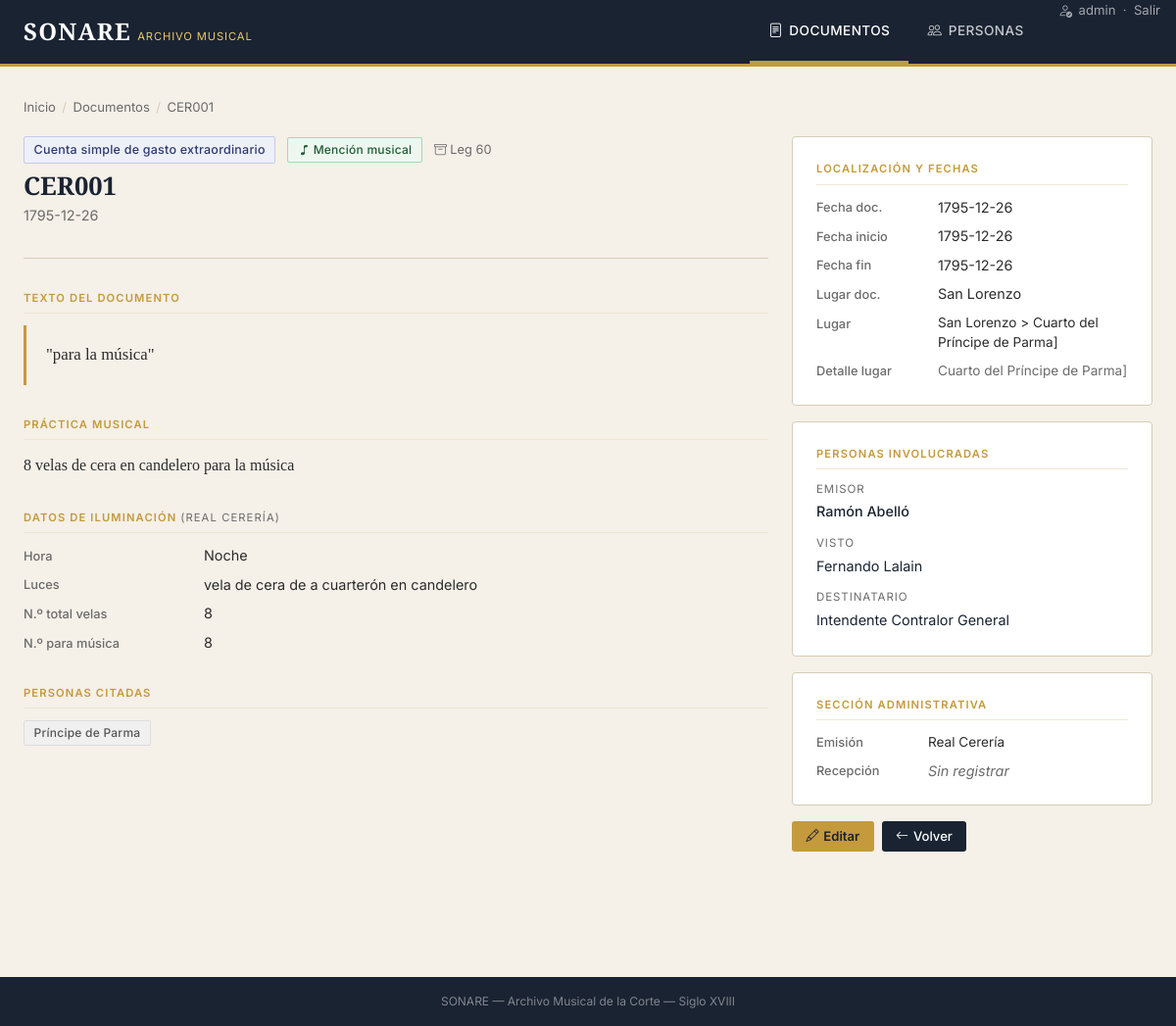
Page /documentos/CER001/ (signed in) on the committed database.
### sonare_app/models.py (models this page shows, shortened)
class Documento(models.Model):
    id = models.CharField(max_length=50, primary_key=True)
    tipo_documento = models.CharField(max_length=200)
    fecha_documento = models.CharField(max_length=50, blank=True, null=True)
    lugar_documento = models.CharField(max_length=300, blank=True, null=True)
    fecha_inicio = models.CharField(max_length=50, blank=True, null=True)
    fecha_fin = models.CharField(max_length=50, blank=True, null=True)
    lugar = models.CharField(max_length=500, blank=True, null=True)  # string original del Excel
    lugar_ref = models.ForeignKey(
        Lugar, null=True, blank=True,
        on_delete=models.SET_NULL,
        related_name='documentos',
        verbose_name="Lugar (jerárquico)",
    )
    observaciones_lugar = models.TextField(blank=True, null=True)
    texto = models.TextField(blank=True, null=True)
    emisor = models.ForeignKey(
        Persona, null=True, blank=True, on_delete=models.SET_NULL,
        related_name="documentos_emitidos",
    )
    visto = models.ForeignKey(
        Persona, null=True, blank=True, on_delete=models.SET_NULL,
        related_name="documentos_vistos",
    )
    destinatario = models.ForeignKey(
        Persona, null=True, blank=True, on_delete=models.SET_NULL,
        related_name="documentos_recibidos",
    )
    seccion_administrativa_emision = models.CharField(max_length=200, blank=True, null=True)
    seccion_administrativa_recepcion = models.CharField(max_length=200, blank=True, null=True)
    hora = models.CharField(max_length=50, blank=True, null=True)
    luces = models.TextField(blank=True, null=True)
    otras_personas = models.ManyToManyField(Persona, blank=True, related_name="documentos_citado")
    signatura = models.CharField(max_length=200, blank=True, null=True)
    practica_musical = models.TextField(blank=True, null=True)
    objeto_musical_desc = models.TextField(blank=True, null=True)
    autor = models.CharField(max_length=200, blank=True, null=True)
    mencion_musica = models.BooleanField(default=False)
    observaciones = models.TextField(blank=True, null=True)
    evento_descripcion = models.TextField(blank=True, null=True)
    metadata = models.JSONField(default=dict, blank=True)
    class Meta:
        verbose_name = "Documento"
        verbose_name_plural = "Documentos"
        ordering = ["fecha_documento"]

class Persona(models.Model):
    id = models.CharField(max_length=50, primary_key=True)
    nombre_uniforme = models.CharField(max_length=200)
    apellidos_uniforme = models.CharField(max_length=200, blank=True, default="")
    otras_formas_nombre = models.TextField(blank=True, default="")
    titulo_nobiliario = models.CharField(max_length=200, blank=True, null=True)
    id_viaff = models.CharField(max_length=100, blank=True, null=True)
    genero = models.CharField(max_length=50, blank=True, null=True)
    fecha_nacimiento = models.CharField(max_length=50, blank=True, null=True)
    fecha_muerte = models.CharField(max_length=50, blank=True, null=True)
    funcion = models.CharField(max_length=100, default="no músico")
    cargo_profesional = models.CharField(max_length=200, blank=True, null=True)
    def __str__(self):
        return f"{self.nombre_uniforme} {self.apellidos_uniforme}".strip()
    class Meta:
        verbose_name = "Persona"
        verbose_name_plural = "Personas"
        ordering = ["apellidos_uniforme", "nombre_uniforme"]

### sonare_app/views.py (the view)
# urls.py: path("documentos/<str:pk>/", views.documento_detail, name="documento_detail"),
@login_required
def documento_detail(request, pk):
    doc = get_object_or_404(
        Documento.objects.select_related("emisor", "visto", "destinatario"),
        id=pk,
    )
    otras_personas = doc.otras_personas.all()
    return render(request, "sonare_app/documentos/detail.html", {
        "doc": doc,
        "otras_personas": otras_personas,
    })

### sonare_app/templates/sonare_app/documentos/detail.html (shortened to what this page needs)
{% extends "sonare_app/base.html" %}
{% block content %}
<div class="breadcrumb-sonare">
  <a href="{% url 'sonare:home' %}">Inicio</a>
  <span class="sep">/</span>
  <a href="{% url 'sonare:documento_list' %}">Documentos</a>
  <span class="sep">/</span>
  <span>{{ doc.id }}</span>
</div>
<div class="row g-4">
  <div class="col-12 col-md-8">
    <div class="page-header">
      <div style="display:flex; align-items:center; gap:0.75rem; flex-wrap:wrap; margin-bottom:0.5rem;">
        <span class="badge-sonare badge-doc" style="font-size:0.78rem;">{{ doc.tipo_documento }}</span>
        {% if doc.mencion_musica %}
          <span class="badge-sonare badge-green"><i class="bi bi-music-note"></i> Mención musical</span>
        {% endif %}
        {% if doc.signatura %}
          <span style="font-size:0.8rem; color:var(--text-muted);">
            <i class="bi bi-archive"></i> {{ doc.signatura }}
          </span>
        {% endif %}
      </div>
      <h1 style="font-size:1.6rem;">{{ doc.id }}</h1>
      {% if doc.fecha_documento %}
        <p class="subtitle">{{ doc.fecha_documento }}</p>
      {% endif %}
    </div>
    {% if doc.texto %}
    <div class="detail-section">
      <div class="detail-section-title">Texto del documento</div>
      <div class="texto-doc">{{ doc.texto }}</div>
    </div>
    {% endif %}
    {% if doc.practica_musical %}
    <div class="detail-section">
      <div class="detail-section-title">Práctica musical</div>
      <p style="font-family:var(--serif); font-size:1rem; line-height:1.7;">{{ doc.practica_musical }}</p>
    </div>
    {% endif %}
    {% if doc.luces or doc.hora or doc.metadata %}
    <div class="detail-section">
      <div class="detail-section-title">Datos de iluminación <span style="font-weight:400; color:var(--text-muted);">(Real Cerería)</span></div>
      <div class="detail-grid">
        {% if doc.hora %}
          <span class="detail-key">Hora</span>
          <span class="detail-val">{{ doc.hora }}</span>
        {% endif %}
        {% if doc.luces %}
          <span class="detail-key">Luces</span>
          <span class="detail-val">{{ doc.luces }}</span>
        {% endif %}
        {% if doc.metadata.numero_total %}
          <span class="detail-key">N.º total velas</span>
          <span class="detail-val">{{ doc.metadata.numero_total }}</span>
        {% endif %}
        {% if doc.metadata.numero_musica %}
          <span class="detail-key">N.º para música</span>
          <span class="detail-val">{{ doc.metadata.numero_musica }}</span>
        {% endif %}
      </div>
    </div>
    {% endif %}
    {% if otras_personas %}
    <div class="detail-section">
      <div class="detail-section-title">Personas citadas</div>
      <div style="display:flex; flex-wrap:wrap; gap:0.4rem;">
        {% for p in otras_personas %}
          <a href="{% url 'sonare:persona_detail' p.id %}" class="badge-sonare badge-muted" style="text-decoration:none;">
            {{ p }}
          </a>
        {% endfor %}
      </div>
    </div>
    {% endif %}
  </div>
  <div class="col-12 col-md-4">
    <div class="card-sonare" style="margin-bottom:1rem;">
      <div class="detail-section-title">Localización y fechas</div>
      <div class="detail-grid" style="grid-template-columns:100px 1fr;">
        {% if doc.fecha_documento %}
          <span class="detail-key">Fecha doc.</span>
          <span class="detail-val">{{ doc.fecha_documento }}</span>
        {% endif %}
        {% if doc.fecha_inicio %}
          <span class="detail-key">Fecha inicio</span>
          <span class="detail-val">{{ doc.fecha_inicio }}</span>
        {% endif %}
        {% if doc.fecha_fin %}
          <span class="detail-key">Fecha fin</span>
          <span class="detail-val">{{ doc.fecha_fin }}</span>
        {% endif %}
        {% if doc.lugar_documento %}
          <span class="detail-key">Lugar doc.</span>
          <span class="detail-val">{{ doc.lugar_documento }}</span>
        {% endif %}
        {% if doc.lugar %}
          <span class="detail-key">Lugar</span>
          <span class="detail-val" style="font-size:0.85rem;">{{ doc.lugar }}</span>
        {% endif %}
        {% if doc.observaciones_lugar %}
          <span class="detail-key">Detalle lugar</span>
          <span class="detail-val" style="font-size:0.85rem; color:var(--text-muted);">{{ doc.observaciones_lugar }}</span>
        {% endif %}
      </div>
    </div>
    <div class="card-sonare" style="margin-bottom:1rem;">
      <div class="detail-section-title">Personas involucradas</div>
      <div style="display:flex; flex-direction:column; gap:0.75rem;">
        {% if doc.emisor %}
        <div>
          <div style="font-size:0.72rem; text-transform:uppercase; letter-spacing:0.08em; color:var(--text-muted); margin-bottom:0.2rem;">Emisor</div>
          <a href="{% url 'sonare:persona_detail' doc.emisor.id %}" style="font-size:0.9rem; font-weight:500;">{{ doc.emisor }}</a>
        </div>
        {% endif %}
        {% if doc.visto %}
        <div>
          <div style="font-size:0.72rem; text-transform:uppercase; letter-spacing:0.08em; color:var(--text-muted); margin-bottom:0.2rem;">Visto</div>
          <a href="{% url 'sonare:persona_detail' doc.visto.id %}" style="font-size:0.9rem;">{{ doc.visto }}</a>
        </div>
        {% endif %}
        {% if doc.destinatario %}
        <div>
          <div style="font-size:0.72rem; text-transform:uppercase; letter-spacing:0.08em; color:var(--text-muted); margin-bottom:0.2rem;">Destinatario</div>
          <a href="{% url 'sonare:persona_detail' doc.destinatario.id %}" style="font-size:0.9rem;">{{ doc.destinatario }}</a>
        </div>
        {% endif %}
      </div>
    </div>
    {% if doc.seccion_administrativa_emision or doc.seccion_administrativa_recepcion %}
    <div class="card-sonare" style="margin-bottom:1rem;">
      <div class="detail-section-title">Sección administrativa</div>
      <div class="detail-grid" style="grid-template-columns:90px 1fr;">
        {% if doc.seccion_administrativa_emision %}
          <span class="detail-key">Emisión</span>
          <span class="detail-val" style="font-size:0.85rem;">{{ doc.seccion_administrativa_emision }}</span>
        {% endif %}
        {% if doc.seccion_administrativa_recepcion %}
          <span class="detail-key">Recepción</span>
          <span class="detail-val" style="font-size:0.85rem;">{{ doc.seccion_administrativa_recepcion }}</span>
        {% else %}
          <span class="detail-key">Recepción</span>
          <span class="detail-val empty">Sin registrar</span>
        {% endif %}
      </div>
    </div>
    {% endif %}
    <div style="display:flex; gap:0.5rem; flex-wrap:wrap;">
      {% if request.user.is_authenticated %}
      <a href="{% url 'sonare:documento_edit' doc.id %}" class="btn-gold">
        <i class="bi bi-pencil"></i> Editar
      </a>
      {% endif %}
      <a href="{% url 'sonare:documento_list' %}" class="btn-navy">
        <i class="bi bi-arrow-left"></i> Volver
      </a>
    </div>
  </div>
</div>
{% endblock %}

### sonare_app/templates/sonare_app/base.html (shortened to what this page needs)
<!DOCTYPE html>
<html lang="es">
<head>
  <link href="https://cdn.jsdelivr.net/npm/bootstrap@5.3.0/dist/css/bootstrap.min.css" rel="stylesheet">
  <link href="https://cdn.jsdelivr.net/npm/bootstrap-icons@1.11.0/font/bootstrap-icons.css" rel="stylesheet">
</head>
<body>
<nav class="sonare-nav d-flex align-items-stretch justify-content-between">
  <a href="{% url 'sonare:home' %}" class="nav-brand">
    <span class="brand-title">SONARE</span>
    <span class="brand-sub">Archivo Musical</span>
  </a>
  <ul class="nav-links">
    <li>
      <a href="{% url 'sonare:documento_list' %}" class="{% if request.resolver_match.url_name == 'documento_list' or request.resolver_match.url_name == 'documento_detail' %}active{% endif %}">
        <i class="bi bi-file-text"></i> Documentos
      </a>
    </li>
    <li>
      <a href="{% url 'sonare:persona_list' %}" class="{% if request.resolver_match.url_name == 'persona_list' or request.resolver_match.url_name == 'persona_detail' %}active{% endif %}">
        <i class="bi bi-people"></i> Personas
      </a>
    </li>
    {% if request.user.is_authenticated %}
    <li>
      <form method="post" action="/logout/" style="margin:0;">
        <button type="submit" style="background:none; border:none; cursor:pointer; color:rgba(255,255,255,0.6); font-size:0.82rem; font-family:var(--sans); padding:0 1rem; height:100%; display:flex; align-items:center; gap:0.4rem;">
          <i class="bi bi-person-check"></i> {{ request.user.username }} &nbsp;·&nbsp; Salir
        </button>
      </form>
    </li>
    {% else %}
    <li>
      <a href="/login/?next={{ request.path }}">
        <i class="bi bi-box-arrow-in-right"></i> Entrar
      </a>
    </li>
    {% endif %}
  </ul>
</nav>
<div class="page-wrapper">
  {% block content %}{% endblock %}
</div>
<footer style="background:var(--navy); color:rgba(255,255,255,0.45); text-align:center; padding:1rem; font-size:0.75rem; margin-top:4rem;">
  SONARE &mdash; Archivo Musical de la Corte &mdash; Siglo XVIII
</footer>
</body>
</html>

### rows in the picture
Documento: id "CER001", tipo_documento "Cuenta simple de gasto extraordinario", signatura "Leg 60", fecha_documento "1795-12-26", texto "\"para la música\"", practica_musical "8 velas de cera en candelero para la música", hora "Noche", luces "vela de cera de a cuarterón en candelero", metadata.numero_total "8", metadata.numero_musica "8", fecha_inicio "1795-12-26", fecha_fin "1795-12-26", lugar_documento "San Lorenzo", lugar "San Lorenzo > Cuarto del Príncipe de Parma]", observaciones_lugar "Cuarto del Príncipe de Parma]", emisor "Ramón Abelló", visto "Fernando Lalain", destinatario "Intendente Contralor General", seccion_administrativa_emision "Real Cerería"
Persona: nombre_uniforme+apellidos_uniforme "Príncipe de Parma"

### other values in the picture
{{ request.user.username }} "admin"
